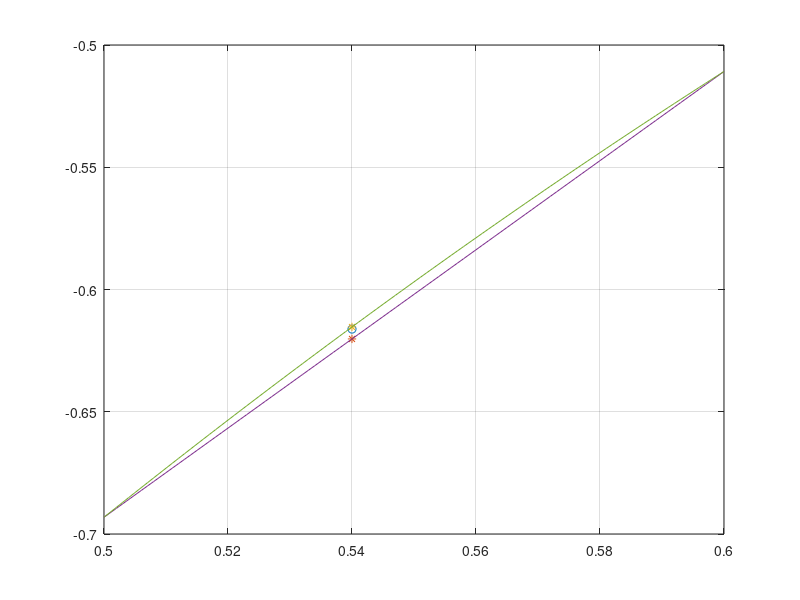

MATLAB code for this plot:
clc;
clear;
clf;
%data 
x0=0.4:0.1:0.8;
y0=log(x0);
%Linear interpolation and quadratic interpolation
L1=polyfit(x0(2:3),y0(2:3),1);
L2=polyfit(x0(1:3),y0(1:3),2);
%Approximate calculation
x=0.54;
y=[polyval(L1,x);polyval(L2,x)];
plot(x,log(x),'o',x,y,'*')
%global approximate
cx=0.5:0.001:0.6;
cy1=polyval(L1,cx);
cy2=polyval(L2,cx);
hold on
plot(cx,cy1,cx,cy2)
hold off
grid on

